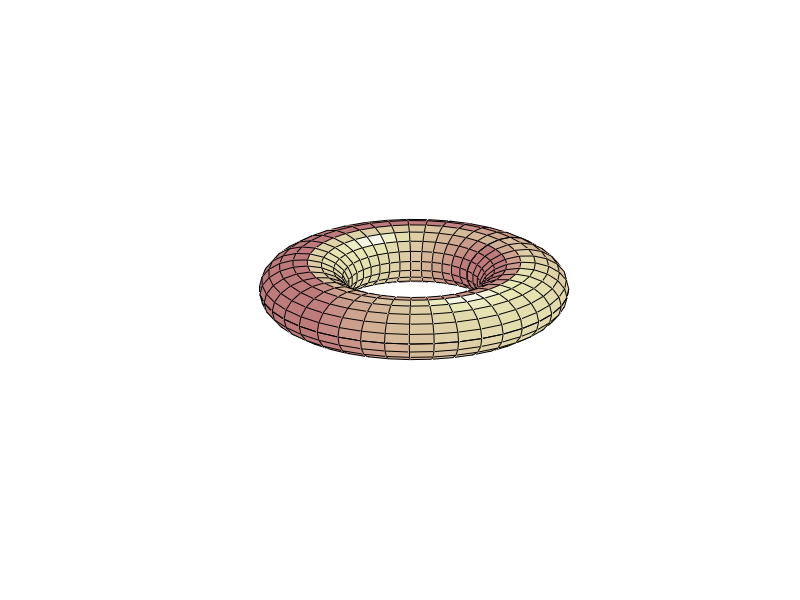

This figure's MATLAB source:
clear
R = 5;
r = 2;
n = 40;
m = 20;
[U, V ] = meshgrid(linspace(0, 2*pi, n), linspace(0, 2*pi, m));
X = (R + r.*cos(V )).*cos(U );
Y = (R + r.*cos(V )).*sin(U );
Z = r.*sin(V );
surfl(X, Y, Z )
axis([-10 10 -10 10 -10 10])
axis off
colormap pink